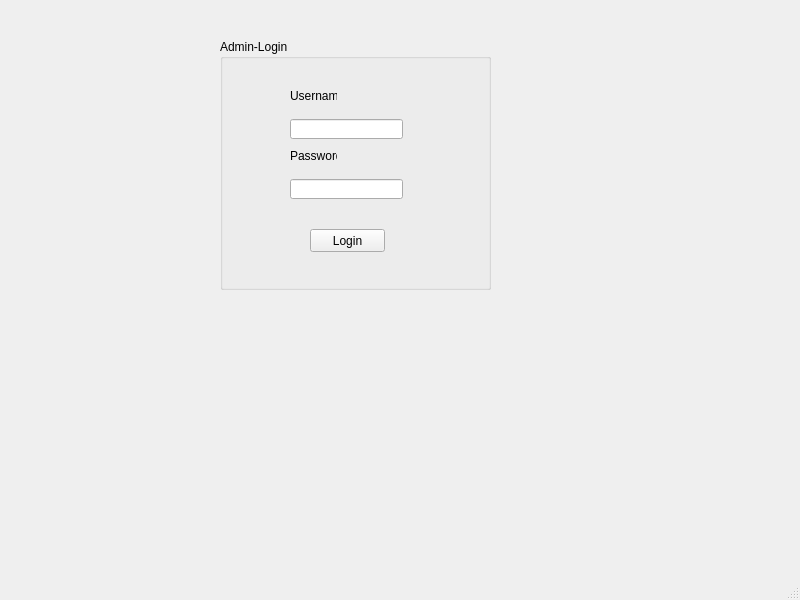
<?xml version="1.0" encoding="UTF-8"?>
<ui version="4.0">
 <class>AdminWindow</class>
 <widget class="QMainWindow" name="AdminWindow">
  <property name="geometry">
   <rect>
    <x>0</x>
    <y>0</y>
    <width>800</width>
    <height>600</height>
   </rect>
  </property>
  <property name="windowTitle">
   <string>MainWindow</string>
  </property>
  <widget class="QWidget" name="centralwidget">
   <widget class="QGroupBox" name="groupBox">
    <property name="geometry">
     <rect>
      <x>220</x>
      <y>39</y>
      <width>271</width>
      <height>251</height>
     </rect>
    </property>
    <property name="title">
     <string>Admin-Login</string>
    </property>
    <widget class="QLineEdit" name="lineEdit_username">
     <property name="geometry">
      <rect>
       <x>70</x>
       <y>80</y>
       <width>113</width>
       <height>20</height>
      </rect>
     </property>
    </widget>
    <widget class="QLineEdit" name="lineEdit_password">
     <property name="geometry">
      <rect>
       <x>70</x>
       <y>140</y>
       <width>113</width>
       <height>20</height>
      </rect>
     </property>
     <property name="echoMode">
      <enum>QLineEdit::Password</enum>
     </property>
    </widget>
    <widget class="QLabel" name="label">
     <property name="geometry">
      <rect>
       <x>70</x>
       <y>50</y>
       <width>47</width>
       <height>13</height>
      </rect>
     </property>
     <property name="text">
      <string>Usernamel</string>
     </property>
    </widget>
    <widget class="QLabel" name="label_2">
     <property name="geometry">
      <rect>
       <x>70</x>
       <y>110</y>
       <width>47</width>
       <height>13</height>
      </rect>
     </property>
     <property name="text">
      <string>Password</string>
     </property>
    </widget>
    <widget class="QPushButton" name="pushButton_login">
     <property name="geometry">
      <rect>
       <x>90</x>
       <y>190</y>
       <width>75</width>
       <height>23</height>
      </rect>
     </property>
     <property name="text">
      <string>Login</string>
     </property>
    </widget>
   </widget>
  </widget>
  <widget class="QMenuBar" name="menubar">
   <property name="geometry">
    <rect>
     <x>0</x>
     <y>0</y>
     <width>800</width>
     <height>21</height>
    </rect>
   </property>
  </widget>
  <widget class="QStatusBar" name="statusbar"/>
 </widget>
 <resources/>
 <connections/>
</ui>
